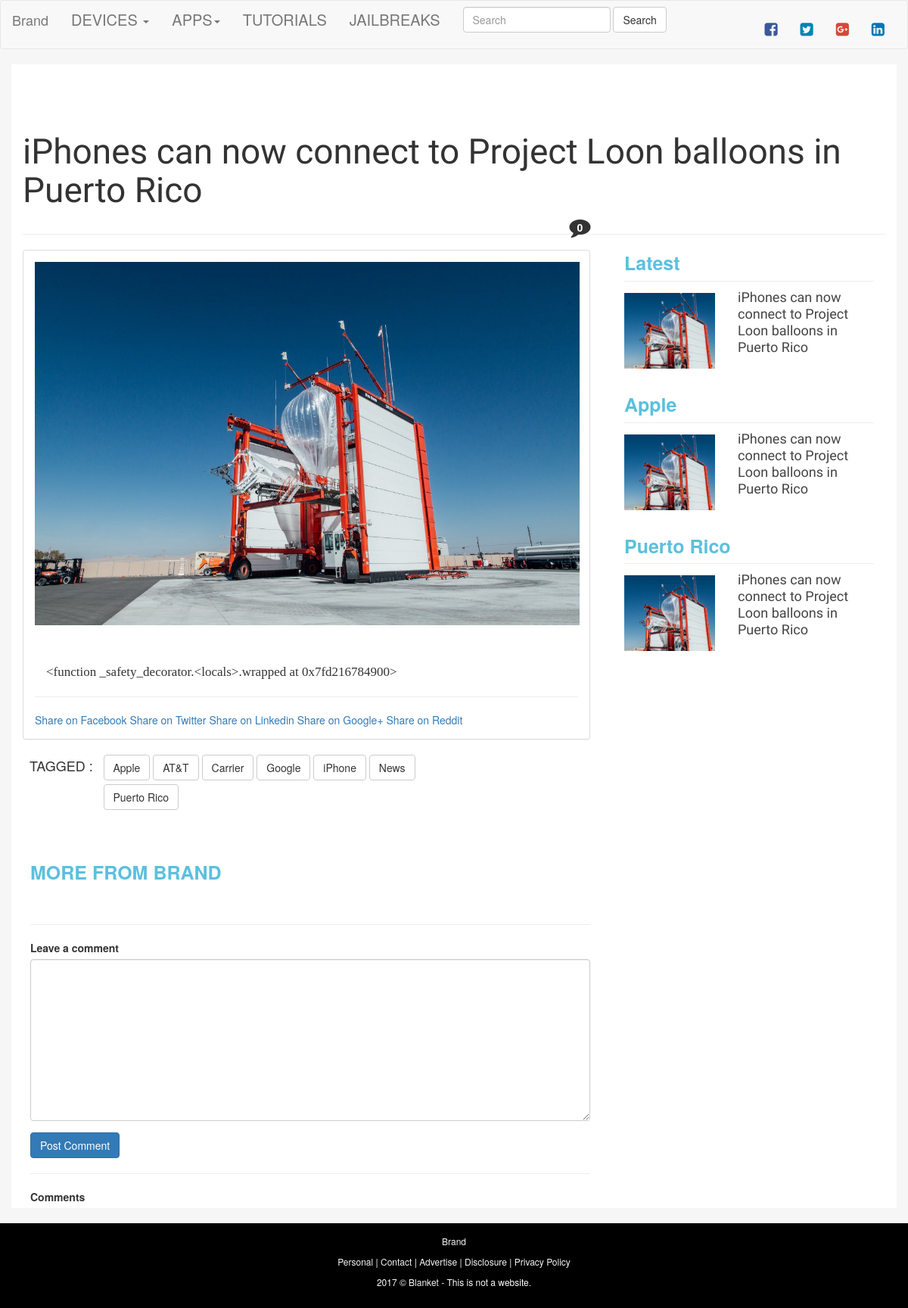
Screenshot of /2017/10/23/iphones-can-now-connect-to-project-loon-balloons-in-puerto-rico/ with the database file from the repository.
### home/models.py (models this page shows)
class Post(models.Model):
    user = models.ForeignKey(settings.AUTH_USER_MODEL, default=1)
    caption = models.TextField(max_length = 5000)
    post_img = models.FileField(blank = True, null= True)
    post_title = models.CharField(max_length = 100, db_index= True)
    publish_datetime = models.DateTimeField(auto_now_add = False, auto_now=True)
    publish_date = models.DateField(auto_now=True, auto_now_add= False)
    slug = models.SlugField(unique= True, editable=False)
    tag = models.CharField(max_length=2000, validators=[])
    comment = GenericRelation(Comment)
    objects = PostManager()
    def get_absolute_url(self):
        kwargs = {'slug':self.slug,
                  'year':self.publish_date.year,
                  'month':self.publish_date.month,
                  'day':self.publish_date.day
                  }
        return reverse('home:blog-detail',kwargs = kwargs)
    def __str__(self):
        return self.post_title + ' - ' + self.slug
    def get_markdown(self):
        content = self.caption
        marked_content = markdown(content)
        return mark_safe(marked_content)
    class Meta:
        ordering = ['-publish_datetime']
    def get_content_type(self):
        instance = self
        content_type = ContentType.objects.get_for_model(instance.__class__)
        return content_type
    def get_tag(self):
        instance = self
        original_tag = re.findall(r'(\w+[-\s&\w]*)',instance.tag)  # take the tag in the string of list from db
        tags_wit_minus = list(map(slugify, original_tag ))#  for url
        dict_tag = {}
        for i in range(len(original_tag)):
            wit_minus = tags_wit_minus[i]
            original = original_tag[i]
            dict_tag[original] = wit_minus
        return dict_tag
    def amount_comment(self):
        instance = self
        return instance.comment.count()

### tag/models.py (models this page shows, shortened)
class Tag(models.Model):
    tag_name = models.CharField(max_length=100)
    url_tag_name = models.SlugField(editable= False)
    post = models.CharField(max_length= 1000, validators=[])
    tag_name_length = models.PositiveIntegerField(null = True)

### home/views.py (the view, shortened to what this page needs)
# urls.py: url(r'^(?P<year>[0-9]{4})/(?P<month>[-\w]+)/(?P<day>[0-9]+)/(?P<slug>[-\w]+)/$', views.BlogDetail, name = 'blog-detail'),  # Change this
def BlogDetail(request, year, month, day, slug):
    template_name = 'home/blog-detail.html'
    instance = get_object_or_404(Post, slug=slug, publish_date = datetime.date(int(year), int(month), int(day)))
    random_post = Post.objects.exclude(post_title = instance.post_title)
    share_string = [ quote_plus(instance.caption), quote_plus(instance.post_title) ]
    tags = instance.get_tag() # get the tags by its instance
    try:
        random_posts = random.sample(list(random_post), 3)
    except:
        random_posts = random_post
    right_side_posts = get_query_for_righSide('Apps', 'Jailbreak')
    initial_data = {
        'content_type': instance.get_content_type,
        'obj_id': instance.id
    }
    comment_form = Comment_form(request.POST or None, initial=initial_data)
    comments = Comment.objects.filter_by_instance(instance)
    context = {
        'instance': instance,
        'tags': tags,
        'share_string_caption': share_string[0],
        'share_string_title': share_string[1],
        'comments': comments,
        'comment_form': comment_form,
        'random_posts': random_posts,
        'right_side_posts': right_side_posts
    }
    return render(request, template_name, context)

### comment/comment_form.py
class Comment_form(forms.Form):
    obj_id = forms.IntegerField(widget=forms.HiddenInput)
    content_type = forms.CharField(widget=forms.HiddenInput)
    comment = forms.CharField(widget=forms.Textarea, label='')

### comment/models.py (called while the page is built)
    def filter_by_instance(self, instance):
        content_type = ContentType.objects.get_for_model(instance.__class__)
        instance_id = instance.id
        return super(CommentManager, self).filter(content_type = content_type, object_id = instance_id, parent = None)

### templates/home/blog-detail.html (shortened to what this page needs)
{% extends 'home/header.html' %}
{% load crispy_forms_tags %}
{% load staticfiles %}
{% block content %}
    <div class = "container" style="margin-top:20px;background: white;">
        <div class="container-fluid">
            <div class="row">
                <div  class="row">
                    <div class="col-md-12" style="margin-top: 70px;">
                        <h1 class="headFont" style="font-size: 46px;">{{ instance.post_title }}</h1>
                    </div>
                </div>
                <div class="row">
                    <div class="col-md-8" style="margin-bottom: -25px;">
                        <div class="col-md-11">
                        </div>
                        <div class="col-md-1" style="padding-right: 0;">
                            <span class="fa-stack" style="margin-left: 20px;">
                                <i class="fa fa-comment fa-stack-2x"></i>
                                <strong class="fa-stack-1x fa-stack-text fa-inverse">{{ instance.amount_comment }}</strong>
                            </span>
                        </div>
                    </div>
                </div>
                <hr>
                <div class = "row" >
                    <div class="col-md-8 col-sm-7">
                        <div class="row">
                            <div class="col-sm-12">
                                <div class="panel panel-default" style="margin-bottom: 0;">
                                    <div class ="panel-body">
                                        {% if instance.post_img %}
                                        <div align="center">
                                            <img src = "{{ instance.post_img.url }}" class="img-responsive" style="margin-bottom:30px;max-width: 720px;max-height: 580px;">
                                        </div><br>
                                        {% endif %}
                                        <div class="post-detail container-fluid" style="font-family: 'Zilla Slab', serif;font-size:17px;">{{ instance.get_markdown }}</div>
                                        <hr>
                                        <a target="_blank" href="https://www.facebook.com/sharer/sharer.php?u={{ request.build_absolute_uri }}">
                                            Share on Facebook
                                        </a>
                                        <a target="_blank" href="https://twitter.com/home?status={{ share_string }}%20{{ request.build_absolute_uri }}">
                                            Share on Twitter
                                        </a>
                                        <a target="_blank" href="https://www.linkedin.com/shareArticle?mini=true&url={{ request.build_absolute_uri }}&title={{ share_string_title }}&summary={{ share_string_caption }}&source ={{ request.build_absolute_uri }}">
                                            Share on Linkedin
                                        </a>
                                        <a target="_blank" href='https://plus.google.com/share?url={{ request.build_absolute_url }}'>
                                            Share on Google+
                                        </a>
                                        <a target="_blank" href="http://www.reddit.com/submit?url={{ request.build_absolute_url }}&title={{ share_string_title }}">
                                            Share on Reddit
                                        </a>
                                    </div>
                                </div>
                            </div>
                        </div>
                        <div class="col-sm-12" style="margin-left: -15px;padding-left: 0">
                            <div class="col-md-12" style="margin: 20px;">
                                <div class="col-md-2" style="margin-left: -26px;margin-top: -5px;">
                                    <h4>TAGGED :</h4>
                                </div>
                                <div class="col-md-9" style="margin-left: -20px;">
                                    {% for orignal_tag ,wit_minus_tag  in tags.items %}
                                        <a class="btn btn-default" href="{% url 'tag:filter-tag' wit_minus_tag.lower %}" role="button" style="margin-bottom:5px;">{{ orignal_tag }}</a>
                                    {% endfor %}
                                </div>
                            </div>
                        </div>
                        <div class = "row">
                            <div class="col-md-12" style="margin-bottom: 40px;margin-top:40px;">
                                <p class="fixed-font" style="margin-bottom: -10px;margin-left: 10px;">MORE FROM BRAND</p>
                            </div>
                            {% include "comment/comment.html" %}
                        </div>
                    </div>
                    {% include 'home/righSide.html' %}
                </div>
            </div>
        </div>
    </div>
{% endblock %}

### templates/home/righSide.html
<div class="col-md-4">
    {% for posts_name, posts_obj in right_side_posts %}
        {% if posts_obj and posts_name %}
            <div class="col-md-12" style="margin-bottom: 30px;">
                <p class="fixed-font" style="margin-top: 0;margin-bottom: -15px;">{{ posts_name }}</p>
                <hr style="margin-bottom: 0px;">
                {% for post in posts_obj %}
                    <a href="{{ post.get_absolute_url }}">
                        <div class="row detail-right-side">
                            <div class="col-sm-4 div-crop">
                                <img src="{{ post.post_img.url }}" class="img-responsive img-crop" alt="img">
                            </div>
                            <div class="col-sm-7">
                                <h4 class="headFont black-font" style="line-height: 22px;font-size: 18px;">{{ post.post_title }}</h4>
                            </div>
                        </div>
                    </a>
                {% endfor %}
            </div>
        {% endif %}
    {% endfor %}
</div>

### static/home/css/header.css (style rules this page uses)
.div-crop { width: 100px; height:100px; overflow: hidden; margin: 15px; margin-bottom: 0; }
.img-crop { position: absolute; margin: auto; max-height:230px; max-width: 230px !important; left: -100%; right: -100%; top: -100%; bottom: -100%; }

### static/home/css/contact.css (style rules this page uses)
* { margin: 0; padding: 0; box-sizing: border-box; -webkit-box-sizing: border-box; -moz-box-sizing: border-box; -webkit-font-smoothing: antialiased; -moz-font-smoothing: antialiased; -o-font-smoothing: antialiased; font-smoothing: antialiased; text-rendering: optimizeLegibility; }
body { font-family: "Roboto", Helvetica, Arial, sans-serif; font-weight: 100; font-size: 12px; line-height: 30px; color: #777; background: #f6f6f6; }

### static/home/css/general.css (style rules this page uses)
a { text-decoration: none !important; }
.black-font { color: #444444; }
.fixed-font { font-size: 25px; color:#5bc0de; font-weight: bold; }
.headFont { font-family: 'Yantramanav', sans-serif; }

### rows the page displays
Post: post_title "iPhones can now connect to Project Loon balloons in Puerto Rico", amount_comment "0", post_img (picture), get_markdown "<function _safety_decorator.<locals>.wrapped at 0x7fd216784900>", tag_name "Apple", tag_name "Puerto Rico"

### other values shown
{{ orignal_tag }} "Apple" "AT&T" "Carrier" "Google" "iPhone" "News" "Puerto Rico"
{{ posts_name }} "Latest"
